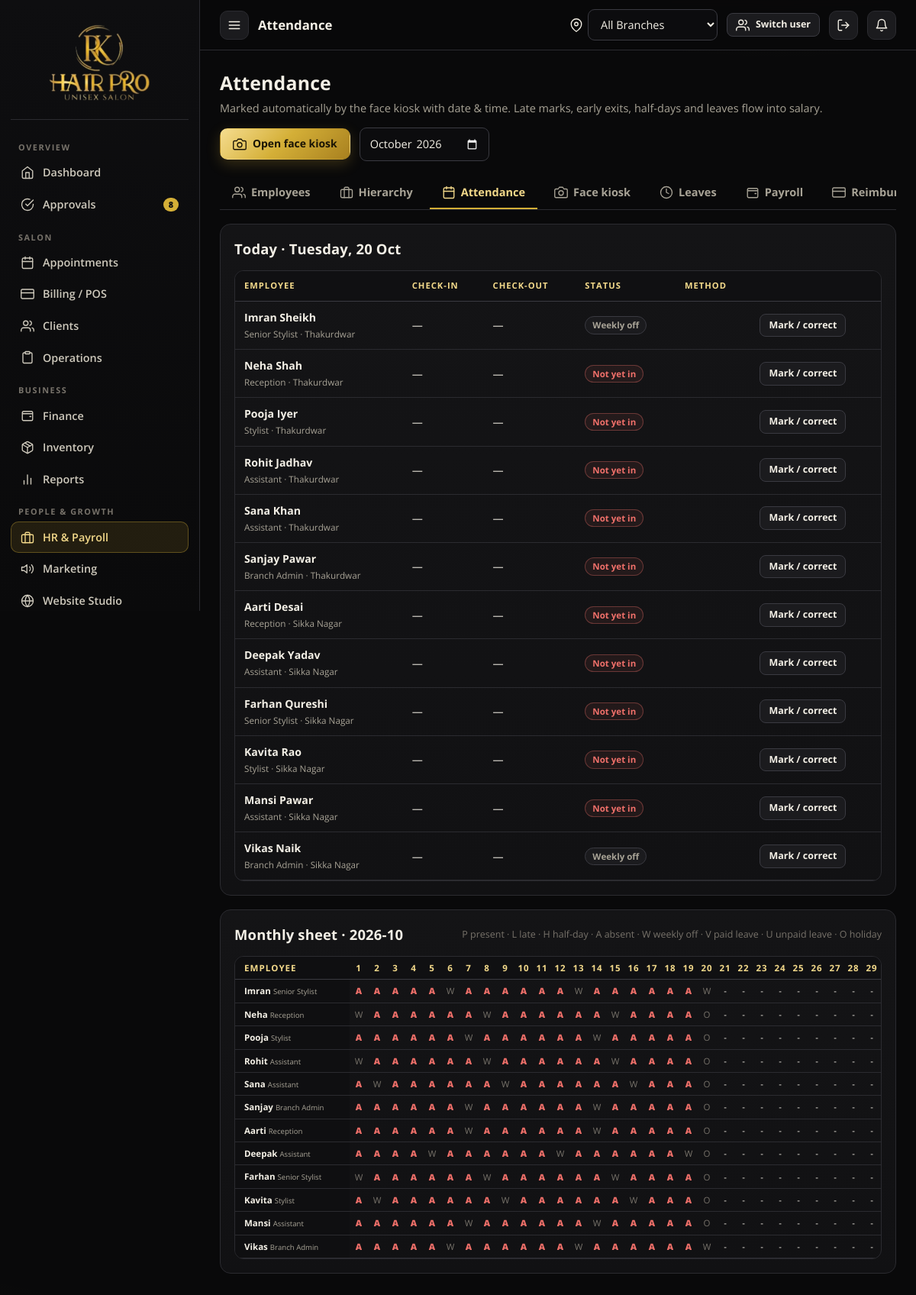
The page /hr/attendance (signed in) on the database its author committed.
### rkhp/models.py (models this page shows, shortened)
class Employee(UserMixin, db.Model):
    id = db.Column(db.Integer, primary_key=True)
    name = db.Column(db.String(100), nullable=False)
    mobile = db.Column(db.String(15), unique=True, nullable=False)   # login id
    password_hash = db.Column(db.String(200))
    role = db.Column(db.String(20), default="stylist")
    designation = db.Column(db.String(80))
    branch_id = db.Column(db.Integer, db.ForeignKey("branch.id"))       # access scope (None = all branches)
    home_branch_id = db.Column(db.Integer, db.ForeignKey("branch.id"))  # where they normally work
    reports_to_id = db.Column(db.Integer, db.ForeignKey("employee.id"))
    active = db.Column(db.Boolean, default=True)
    login_blocked = db.Column(db.Boolean, default=False)
    perms = db.Column(db.String(200))            # comma list; None => role defaults
    takes_appointments = db.Column(db.Boolean, default=False)
    public_visible = db.Column(db.Boolean, default=True)   # shown on online booking page
    bio = db.Column(db.String(240))
    salary = db.Column(db.Float, default=18000)
    commission_pct = db.Column(db.Float, default=10)
    monthly_target = db.Column(db.Float, default=0)
    weekly_off = db.Column(db.Integer, default=0)          # Monday=0 .. Sunday=6
    shift_start = db.Column(db.String(5), default="10:00")
    shift_end = db.Column(db.String(5), default="21:00")
    tip_mode = db.Column(db.String(10), default="daily")   # daily | salary
    joined_on = db.Column(db.Date, default=date.today)
    dob = db.Column(db.Date)
    email = db.Column(db.String(120))
    address = db.Column(db.String(240))
    aadhaar = db.Column(db.String(20))
    pan = db.Column(db.String(12))
    emergency_name = db.Column(db.String(80))
    emergency_phone = db.Column(db.String(15))
    bank_name = db.Column(db.String(80))
    bank_account = db.Column(db.String(30))
    ifsc = db.Column(db.String(15))
    upi_id = db.Column(db.String(60))
    photo = db.Column(db.String(200))
    face_photo = db.Column(db.String(200))
    aadhaar_doc = db.Column(db.String(200))
    pan_doc = db.Column(db.String(200))
    created_at = db.Column(db.DateTime, default=now)
    branch = db.relationship("Branch", foreign_keys=[branch_id])
    home_branch = db.relationship("Branch", foreign_keys=[home_branch_id])
    manager = db.relationship("Employee", remote_side=[id], foreign_keys=[reports_to_id])
    @property
    def is_active(self):       # Flask-Login
        return bool(self.active) and not self.login_blocked
    @property
    def is_super(self):
        return self.role == "super_admin"
    @property
    def role_label(self):
        return ROLE_LABEL.get(self.role, self.role)
    @property
    def perm_set(self):
        if self.is_super:
            return set(ALL_PERMS)
        if self.perms is None:
            return set(DEFAULT_PERMS.get(self.role, []))
        return {p for p in self.perms.split(",") if p}
    def has_perm(self, p):
        return p in self.perm_set
    @property
    def is_manager(self):
        return self.role in ("super_admin", "branch_admin")

class Branch(db.Model):
    id = db.Column(db.Integer, primary_key=True)
    name = db.Column(db.String(80), nullable=False)
    code = db.Column(db.String(8), nullable=False)
    address = db.Column(db.String(240))
    phone = db.Column(db.String(20))
    open_time = db.Column(db.String(5), default="10:00")
    close_time = db.Column(db.String(5), default="21:00")
    slot_minutes = db.Column(db.Integer, default=30)
    monthly_target = db.Column(db.Float, default=0)
    active = db.Column(db.Boolean, default=True)
    created_at = db.Column(db.DateTime, default=now)

### rkhp/routes/hr.py (the view)
@bp.route("/attendance")
@require_perm("hr")
def attendance():
    ym = request.args.get("month") or date.today().strftime("%Y-%m")
    d1, d2 = month_bounds(ym)
    ids = scope_ids()
    emps = Employee.query.filter(Employee.active == True, Employee.role != "super_admin", Employee.branch_id.in_(ids)).order_by(Employee.branch_id, Employee.name).all()  # noqa: E712
    today_rows = {a.employee_id: a for a in Attendance.query.filter_by(date=date.today())}
    sheet = [(e, pr.attendance_summary(e, d1, d2)) for e in emps]
    days = list(daterange(d1, d2))
    return render_template("hr/attendance.html", sheet=sheet, days=days, ym=ym, today_rows=today_rows, page_title="Attendance", today=date.today())

### rkhp/__init__.py (called while the page is built)
def unread():
    from .models import Notification
    return Notification.query.filter_by(employee_id=current_user.id, is_read=False).count()

### rkhp/helpers.py (called while the page is built)
def setting(key, default=None):
    row = db.session.get(Setting, key)
    if row is not None and row.value is not None:
        return row.value
    return DEFAULT_SETTINGS.get(key, default)

def setting_num(key, default=0):
    try:
        return float(setting(key, default))
    except (TypeError, ValueError):
        return float(default)

def fmt_date(d, fmt="%d %b %Y"):
    if not d:
        return "—"
    return d.strftime(fmt)

def month_bounds(ym):
    y, m = int(ym[:4]), int(ym[5:7])
    return date(y, m, 1), date(y, m, calendar.monthrange(y, m)[1])

def daterange(d1, d2):
    d = d1
    while d <= d2:
        yield d
        d += timedelta(days=1)

def all_branches():
    return Branch.query.filter_by(active=True).order_by(Branch.id).all()

def scope_ids():
    if current_user.is_authenticated and current_user.branch_id:
        return [current_user.branch_id]
    sel = session.get("branch_id", 0)
    if sel:
        return [int(sel)]
    return [b.id for b in all_branches()]

def active_branch():
    ids = scope_ids()
    if len(ids) == 1 and (current_user.branch_id or session.get("branch_id")):
        return db.session.get(Branch, ids[0])
    return None

def require_perm(*perms):
    def deco(fn):
        @wraps(fn)
        def wrapper(*a, **kw):
            if not current_user.is_authenticated:
                return redirect(url_for("auth.login", next=request.path))
            if not any(current_user.has_perm(p) for p in perms):
                abort(403)
            return fn(*a, **kw)
        return wrapper
    return deco

### rkhp/logic/payroll.py (called while the page is built, shortened)
def leave_days_map(emp_id, d1, d2):
    quota = int(setting_num("paid_leaves_per_month", 1))
    used = {}
    out = {}
    q = LeaveRequest.query.filter(LeaveRequest.employee_id == emp_id, LeaveRequest.status == "approved",
                                  LeaveRequest.to_date >= d1, LeaveRequest.from_date <= d2).order_by(LeaveRequest.from_date)
    return out

### rkhp/templates/hr/attendance.html (shortened to what this page needs)
{% extends 'base.html' %}
{% block content %}
<div class="page-h"><div><h1>Attendance</h1><p>Marked automatically by the face kiosk with date & time. Late marks, early exits, half-days and leaves flow into salary.</p></div>
  <div class="row"><a class="btn gold" href="{{ url_for('hr.kiosk') }}">{{ ui.icon('camera') }} Open face kiosk</a><form method="get" class="row"><input type="month" name="month" value="{{ ym }}" onchange="this.form.submit()" style="width:170px"></form></div></div>
{% include 'hr/_tabs.html' %}
<div class="card mb"><div class="card-h"><h2>Today · {{ today|dfmt('%A, %d %b') }}</h2></div>
  <div class="table-wrap"><table class="tbl"><thead><tr><th>Employee</th><th>Check-in</th><th>Check-out</th><th>Status</th><th>Method</th><th></th></tr></thead><tbody>
  {% for e, s in sheet %}{% set a = today_rows.get(e.id) %}<tr><td><b>{{ e.name }}</b><br><small>{{ e.role_label }}{% if not scope_branch %} · {{ e.branch.name }}{% endif %}</small></td>
    <td>{% if a and a.check_in %}{{ a.check_in|tfmt }}{% if a.late_min %} <span class="badge warn">late {{ a.late_min }}m</span>{% endif %}{% else %}—{% endif %}</td>
    <td>{% if a and a.check_out %}{{ a.check_out|tfmt }}{% if a.early_min %} <span class="badge warn">early {{ a.early_min }}m</span>{% endif %}{% else %}—{% endif %}</td>
    <td>{% if a %}{{ ui.badge(a.status|replace('_',' ')|title, 'ok' if a.status == 'present' else 'warn') }}{% elif today.weekday() == e.weekly_off %}{{ ui.badge('Weekly off','') }}{% else %}{{ ui.badge('Not yet in','bad') }}{% endif %}</td>
    <td>{{ ('📷 face' if a.method == 'face' else '✍ manual') if a else '' }}</td>
    <td><button class="btn sm" data-modal="markModal" data-fill-employee_id="{{ e.id }}" data-fill-date="{{ today.isoformat() }}" data-out-who="{{ e.name }}">Mark / correct</button></td></tr>{% endfor %}</tbody></table></div></div>
<div class="card"><div class="card-h"><h2>Monthly sheet · {{ ym }}</h2><span class="hint">P present · L late · H half-day · A absent · W weekly off · V paid leave · U unpaid leave · O holiday</span></div>
  <div class="table-wrap"><table class="tbl att"><thead><tr><th>Employee</th>{% for d in days %}<th title="{{ d|dfmt('%a') }}">{{ d.day }}</th>{% endfor %}<th>Late</th><th>Early</th><th>Abs</th></tr></thead><tbody>
  {% for e, s in sheet %}<tr><td><b>{{ e.name.split()[0] }}</b> <small class="muted">{{ e.role_label }}</small></td>{% for d in days %}{% set v = s.days[d] %}<td><span class="att-{{ v }}">{{ v }}</span></td>{% endfor %}<td>{{ s.late }}</td><td>{{ s.early }}</td><td>{{ s.absent }}</td></tr>{% endfor %}</tbody></table></div></div>
{% endblock %}

### rkhp/templates/_ui.html (shortened to what this page needs)
{% macro icon(name, cls='') %}<svg class="i {{ cls }}" viewBox="0 0 24 24" aria-hidden="true">{{ ICONS.get(name, ICONS['list'])|safe }}</svg>{% endmacro %}
{% macro badge(text, kind='') %}<span class="badge {{ kind }}">{{ text }}</span>{% endmacro %}

### rkhp/static/css/app.css (style rules this page uses)
:root { --bg:#09090a; --bg-2:#0f0f11; --surface:#141416; --surface-2:#1b1b1e; --surface-3:#232327; --line:#2b2b30; --line-2:#3a3a41; --gold:#d4af37; --gold-2:#f3d98a; --gold-3:#9c7a1c; --gold-soft:rgba(212,175,55,.12); --gold-line:rgba(212,175,55,.35); --grad:linear-gradient(135deg,#f6dd8f 0%,#d4af37 48%,#a8801f 100%); --text:#f4f0e6; --muted:#a8a396; --faint:#77726a; --ok:#5fd0a0; --warn:#f2b64d; --bad:#f0706a; --info:#84b6ff; --r:14px; --r-sm:9px; --shadow:0 10px 30px rgba(0,0,0,.45); color-scheme:dark; }
* { box-sizing:border-box }
html { -webkit-text-size-adjust:100% }
body { margin:0;background:var(--bg);color:var(--text);font-family:'Open Sans',system-ui,-apple-system,'Segoe UI',Roboto,sans-serif;font-size:14.5px;line-height:1.5; background-image:radial-gradient(900px 420px at 85% -10%,rgba(212,175,55,.09),transparent 60%),radial-gradient(700px 400px at -10% 110%,rgba(212,175,55,.05),transparent 60%);background-attachment:fixed }
h1,h2,h3,h4 { font-weight:700;letter-spacing:.2px;margin:0;color:var(--text) }
h1 { font-size:1.55rem }
h2 { font-size:1.15rem }
a { color:var(--gold-2);text-decoration:none }
small,.muted { color:var(--muted) }
.gold { color:var(--gold) }
.bad { color:var(--bad) }
.mb { margin-bottom:18px }
.row { display:flex;gap:12px;align-items:center;flex-wrap:wrap }
svg.i { width:18px;height:18px;stroke:currentColor;fill:none;stroke-width:1.8;stroke-linecap:round;stroke-linejoin:round;flex:none;vertical-align:-3px }
.card { background:linear-gradient(180deg,var(--surface),#111113);border:1px solid var(--line);border-radius:var(--r);padding:18px }
.card-h { display:flex;align-items:center;justify-content:space-between;gap:10px;margin-bottom:14px;flex-wrap:wrap }
.card-h h2,.card-h h3 { display:flex;align-items:center;gap:8px }
.page-h { display:flex;align-items:flex-end;justify-content:space-between;gap:14px;margin-bottom:20px;flex-wrap:wrap }
.page-h p { margin:4px 0 0;color:var(--muted) }
.btn { display:inline-flex;align-items:center;gap:8px;justify-content:center;padding:9px 16px;border-radius:10px;border:1px solid var(--line-2);background:var(--surface-2);color:var(--text);font:inherit;font-weight:700;font-size:.87rem;cursor:pointer;transition:.15s;white-space:nowrap }
.btn.gold { background:var(--grad);color:#1a1405;border-color:transparent;box-shadow:0 6px 18px rgba(212,175,55,.22) }
.btn.sm { padding:5px 11px;font-size:.78rem;border-radius:8px }
input,select,textarea { width:100%;background:#0c0c0e;border:1px solid var(--line-2);color:var(--text);padding:9px 12px;border-radius:9px;font:inherit;min-height:40px }
input::placeholder,textarea::placeholder { color:#5f5b52 }
.hint { font-size:.78rem;color:var(--faint) }
.table-wrap { overflow-x:auto;border-radius:12px;border:1px solid var(--line) }
table.tbl { width:100%;border-collapse:collapse;font-size:.88rem }
.tbl th { position:sticky;top:0;background:#101012;color:var(--gold-2);text-align:left;font-size:.7rem;text-transform:uppercase;letter-spacing:.09em;padding:11px 12px;border-bottom:1px solid var(--line-2);white-space:nowrap;font-weight:700 }
.tbl td { padding:10px 12px;border-bottom:1px solid var(--line);vertical-align:middle }
.tbl.att td,.tbl.att th { padding:6px 4px;text-align:center;font-size:.72rem;min-width:24px }
.tbl.att td:first-child,.tbl.att th:first-child { text-align:left;padding-left:12px;min-width:150px;position:sticky;left:0;background:#0f0f11 }
.att-A { color:var(--bad);font-weight:800 }
.att-W,.att-O { color:var(--faint) }
.badge { display:inline-flex;align-items:center;gap:5px;padding:2px 9px;border-radius:99px;font-size:.72rem;font-weight:700;border:1px solid var(--line-2);color:var(--muted);background:var(--surface-2);white-space:nowrap }
.badge.bad { color:var(--bad);border-color:rgba(240,112,106,.35);background:rgba(240,112,106,.08) }

### rkhp/static/css/public.css (style rules this page uses)
:root { --ivory:#f6eed9;--ivory-2:#ece0c0;--ink:#17130a;--ink-soft:#5b5236;--gold-ink:#8a6a12;--wa:#25d366 }
html { scroll-behavior:smooth }
a { transition:color .15s }

### rows shown on the page
Employee: name "Imran Sheikh", role_label "Senior Stylist", branch.name "Thakurdwar", text "Weekly off", name "Imran", days "A" "A" "A" "A" "A" "W" "A" "A" "A" "A" "A" "A" "W" "A" "A" "A" "A" "A" "A" "W" "-" "-" "-" "-" "-" "-" "-" "-" "-"
Employee: name "Neha Shah", role_label "Reception", branch.name "Thakurdwar", text "Not yet in", name "Neha", days "W" "A" "A" "A" "A" "A" "A" "W" "A" "A" "A" "A" "A" "A" "W" "A" "A" "A" "A" "O" "-" "-" "-" "-" "-" "-" "-" "-" "-"
Employee: name "Pooja Iyer", role_label "Stylist", branch.name "Thakurdwar", text "Not yet in", name "Pooja", days "A" "A" "A" "A" "A" "A" "W" "A" "A" "A" "A" "A" "A" "W" "A" "A" "A" "A" "A" "O" "-" "-" "-" "-" "-" "-" "-" "-" "-"
Employee: name "Rohit Jadhav", role_label "Assistant", branch.name "Thakurdwar", text "Not yet in", name "Rohit", days "W" "A" "A" "A" "A" "A" "A" "W" "A" "A" "A" "A" "A" "A" "W" "A" "A" "A" "A" "O" "-" "-" "-" "-" "-" "-" "-" "-" "-"
Employee: name "Sana Khan", role_label "Assistant", branch.name "Thakurdwar", text "Not yet in", name "Sana", days "A" "W" "A" "A" "A" "A" "A" "A" "W" "A" "A" "A" "A" "A" "A" "W" "A" "A" "A" "O" "-" "-" "-" "-" "-" "-" "-" "-" "-"
Employee: name "Sanjay Pawar", role_label "Branch Admin", branch.name "Thakurdwar", text "Not yet in", name "Sanjay", days "A" "A" "A" "A" "A" "A" "W" "A" "A" "A" "A" "A" "A" "W" "A" "A" "A" "A" "A" "O" "-" "-" "-" "-" "-" "-" "-" "-" "-"
Employee: name "Aarti Desai", role_label "Reception", branch.name "Sikka Nagar", text "Not yet in", name "Aarti", days "A" "A" "A" "A" "A" "A" "W" "A" "A" "A" "A" "A" "A" "W" "A" "A" "A" "A" "A" "O" "-" "-" "-" "-" "-" "-" "-" "-" "-"
Employee: name "Deepak Yadav", role_label "Assistant", branch.name "Sikka Nagar", text "Not yet in", name "Deepak", days "A" "A" "A" "A" "W" "A" "A" "A" "A" "A" "A" "W" "A" "A" "A" "A" "A" "A" "W" "O" "-" "-" "-" "-" "-" "-" "-" "-" "-"
Employee: name "Farhan Qureshi", role_label "Senior Stylist", branch.name "Sikka Nagar", text "Not yet in", name "Farhan", days "W" "A" "A" "A" "A" "A" "A" "W" "A" "A" "A" "A" "A" "A" "W" "A" "A" "A" "A" "O" "-" "-" "-" "-" "-" "-" "-" "-" "-"
Employee: name "Kavita Rao", role_label "Stylist", branch.name "Sikka Nagar", text "Not yet in", name "Kavita", days "A" "W" "A" "A" "A" "A" "A" "A" "W" "A" "A" "A" "A" "A" "A" "W" "A" "A" "A" "O" "-" "-" "-" "-" "-" "-" "-" "-" "-"
Employee: name "Mansi Pawar", role_label "Assistant", branch.name "Sikka Nagar", text "Not yet in", name "Mansi", days "A" "A" "A" "A" "A" "A" "W" "A" "A" "A" "A" "A" "A" "W" "A" "A" "A" "A" "A" "O" "-" "-" "-" "-" "-" "-" "-" "-" "-"
Employee: name "Vikas Naik", role_label "Branch Admin", branch.name "Sikka Nagar", text "Weekly off", name "Vikas", days "A" "A" "A" "A" "A" "W" "A" "A" "A" "A" "A" "A" "W" "A" "A" "A" "A" "A" "A" "W" "-" "-" "-" "-" "-" "-" "-" "-" "-"

### other values the page prints
{{ sec.title }} "OVERVIEW" "SALON" "BUSINESS" "PEOPLE & GROWTH"
{{ it.label }} "Dashboard" "Approvals" "Appointments" "Billing / POS" "Clients" "Operations" "Finance" "Inventory" "Reports" "HR & Payroll" "Marketing" "Website Studio"
{{ it.count }} "8"
{{ page_title|default('') }} "Attendance"
{{ today|dfmt('%A, %d %b') }} "Tuesday, 20 Oct"
{{ ym }} "2026-10"
{{ d.day }} "1" "2" "3" "4" "5" "6" "7" "8" "9" "10" "11" "12" "13" "14" "15" "16" "17" "18" "19" "20" "21" "22" "23" "24" "25" "26" "27" "28" "29"
